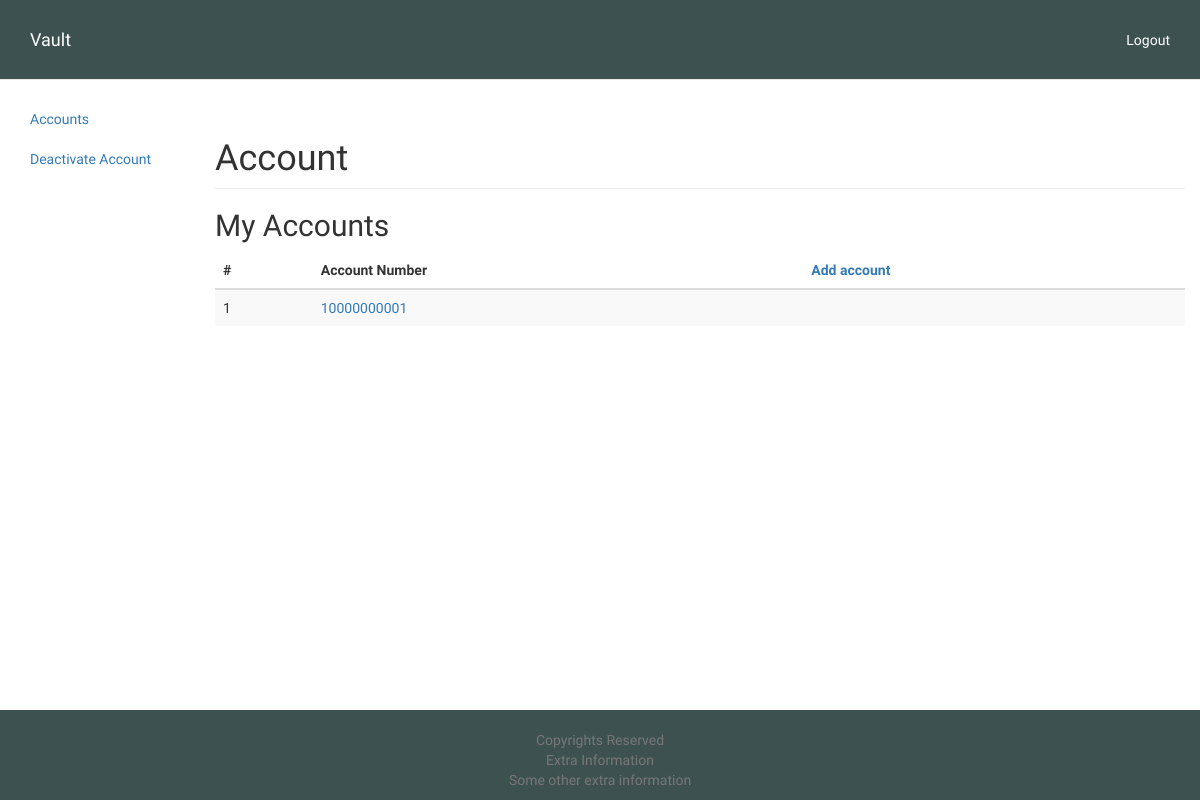
The app's page /external/ (signed in), older data.
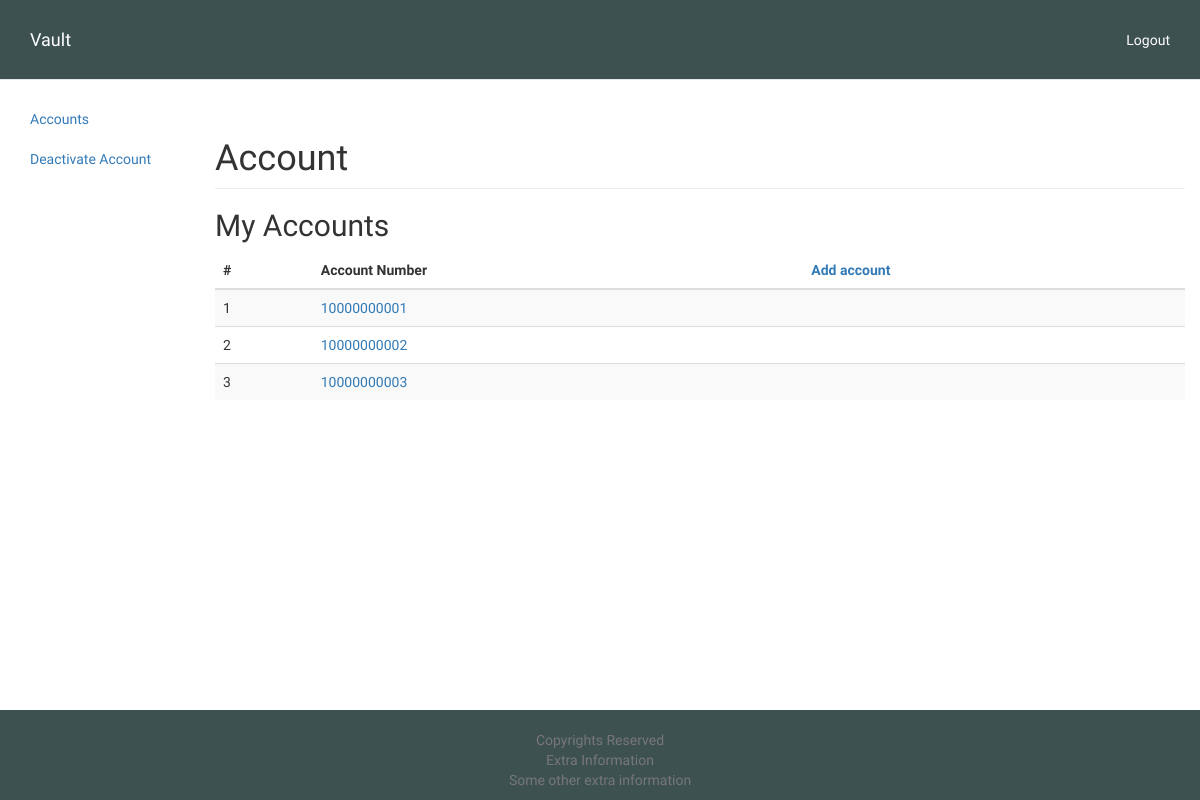
The same page, newer data.
### vault/models.py (models this page shows)
class user_account(models.Model):
	cust_user_id = models.ForeignKey(User, on_delete=models.CASCADE)
	cust_account_type = models.CharField(max_length=250,default="Individual")
	cust_balance = models.FloatField(null=False)
	def __str__(self):
		return str(10000000000+self.pk)

### vault/views.py (the view)
# urls.py: url(r'^external/$', views.vaultExternal, name='vaultExternal'),
@login_required(login_url='/login')
def vaultExternal(request):
	group=login_success(request)
	if not (request.user.groups.filter(name="Ind_user").exists() or request.user.groups.filter(name="Organization").exists()):
		return group
	context={
		'accounts':user_account.objects.filter(cust_user_id=request.user),
	}
	return render(request, 'vault/external.html', context)

### vault/views.py (called while the page is built)
def login_success(request):
	if request.user.groups.filter(name="Regular").exists():
		return redirect('vault:vaultInternal')
	elif request.user.groups.filter(name="Administrator").exists():
		return redirect('vault:administrator', 'Register')
	elif request.user.groups.filter(name="Manager").exists():
		return redirect('vault:vaultManager')
	elif request.user.groups.filter(name="Ind_user").exists():
		return redirect('vault:vaultExternal')
	elif request.user.groups.filter(name="Organization").exists():
		return redirect('vault:vaultExternal')
	else:
		return redirect('/login')

### vault/templates/vault/external.html (shortened to what this page needs)
{% extends 'vault/base.html' %}
{% load staticfiles %}
{% block body %}
<div class="container-fluid">
  <div class="row">
    <div class="col-sm-2">
      <ul class="nav">
        <li><a href="{% url 'vault:vaultExternal' %}">Accounts</a></li>
        <li><a href="{% url 'vault:generateDeleteRequest' %}">Deactivate Account</a></li>
      </ul>
    </div>
    <div class="col-sm-10">
      <h1 class="page-header">Account</h1>
      <h2 class="sub-header">My Accounts</h2>
      <div class="table-responsive">
        <table class="table table-striped">
          <thead>
            <tr>
              <th>#</th>
              <th>Account Number</th>
              <th><a href="{% url 'vault:generateAccountRequest' %}">Add account</a></th>
            </tr>
          </thead>
          <tbody>
          {% for account in accounts %}
            <tr>
              <td>{{ forloop.counter }}</td>
              <td><a href="{% url 'vault:accountInfo' account.pk %}">{{ account }}</a></td>
              <td>&nbsp;</td>
            </tr>
            {% endfor %}
          </tbody>
        </table>
      </div>
    </div>
  </div>
</div>
{% endblock %}

Row changes from the older to the newer data that the page shows:
added user_account: id "10000000002"
added user_account: id "10000000003"
